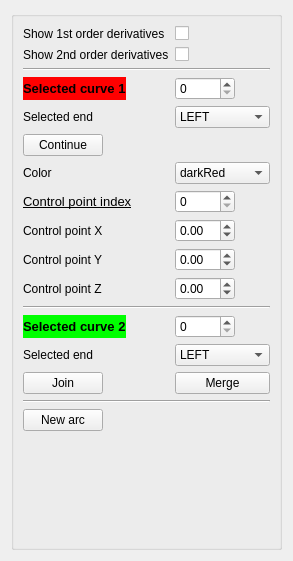
     <widget class="QWidget" name="cubic_bezier_page">
      <property name="geometry">
       <rect>
        <x>0</x>
        <y>0</y>
        <width>293</width>
        <height>561</height>
       </rect>
      </property>
      <attribute name="label">
       <string>Cubic Bezier Arc</string>
      </attribute>
      <layout class="QVBoxLayout" name="verticalLayout_10">
       <item>
        <widget class="QGroupBox" name="groupBox">
         <layout class="QFormLayout" name="formLayout_7">
          <item row="0" column="0">
           <widget class="QLabel" name="show1stOrderDerivativesLabel_3">
            <property name="text">
             <string>Show 1st order derivatives</string>
            </property>
            <property name="margin">
             <number>0</number>
            </property>
           </widget>
          </item>
          <item row="0" column="1">
           <widget class="QCheckBox" name="arc_d1_check_box"/>
          </item>
          <item row="1" column="0">
           <widget class="QLabel" name="show2ndOrderDerivativesLabel_3">
            <property name="text">
             <string>Show 2nd order derivatives</string>
            </property>
           </widget>
          </item>
          <item row="1" column="1">
           <widget class="QCheckBox" name="arc_d2_check_box"/>
          </item>
          <item row="2" column="0" colspan="2">
           <widget class="Line" name="line">
            <property name="sizePolicy">
             <sizepolicy hsizetype="Minimum" vsizetype="Fixed">
              <horstretch>0</horstretch>
              <verstretch>0</verstretch>
             </sizepolicy>
            </property>
            <property name="orientation">
             <enum>Qt::Horizontal</enum>
            </property>
           </widget>
          </item>
          <item row="3" column="0">
           <widget class="QLabel" name="selectedCurve1Label">
            <property name="font">
             <font>
              <pointsize>10</pointsize>
              <weight>75</weight>
              <bold>true</bold>
              <underline>false</underline>
             </font>
            </property>
            <property name="styleSheet">
             <string notr="true">background-color: rgb(255, 0, 0);</string>
            </property>
            <property name="text">
             <string>Selected curve 1</string>
            </property>
            <property name="indent">
             <number>-1</number>
            </property>
           </widget>
          </item>
          <item row="3" column="1">
           <widget class="QSpinBox" name="selectedCurve1SpinBox">
            <property name="maximumSize">
             <size>
              <width>60</width>
              <height>16777215</height>
             </size>
            </property>
            <property name="maximum">
             <number>9</number>
            </property>
           </widget>
          </item>
          <item row="4" column="0">
           <widget class="QLabel" name="selectedEndLabel">
            <property name="text">
             <string>Selected end</string>
            </property>
           </widget>
          </item>
          <item row="4" column="1">
           <widget class="QComboBox" name="arc_1_dir_comboBox">
            <item>
             <property name="text">
              <string>LEFT</string>
             </property>
            </item>
            <item>
             <property name="text">
              <string>RIGHT</string>
             </property>
            </item>
           </widget>
          </item>
          <item row="5" column="0">
           <widget class="QPushButton" name="pushButton_5">
            <property name="text">
             <string>Continue</string>
            </property>
           </widget>
          </item>
          <item row="6" column="0">
           <widget class="QLabel" name="label_15">
            <property name="text">
             <string>Color</string>
            </property>
           </widget>
          </item>
          <item row="6" column="1">
           <widget class="QComboBox" name="comboBox_2">
            <item>
             <property name="text">
              <string>darkRed</string>
             </property>
            </item>
            <item>
             <property name="text">
              <string>yellow</string>
             </property>
            </item>
            <item>
             <property name="text">
              <string>darkGreen</string>
             </property>
            </item>
            <item>
             <property name="text">
              <string>green</string>
             </property>
            </item>
            <item>
             <property name="text">
              <string>darkBlue</string>
             </property>
            </item>
            <item>
             <property name="text">
              <string>purple</string>
             </property>
            </item>
            <item>
             <property name="text">
              <string>pink</string>
             </property>
            </item>
            <item>
             <property name="text">
              <string>orange</string>
             </property>
            </item>
            <item>
             <property name="text">
              <string>grey</string>
             </property>
            </item>
           </widget>
          </item>
          <item row="7" column="0">
           <widget class="QLabel" name="controlPointIndexLabel_2">
            <property name="sizePolicy">
             <sizepolicy hsizetype="Minimum" vsizetype="Preferred">
              <horstretch>0</horstretch>
              <verstretch>0</verstretch>
             </sizepolicy>
            </property>
            <property name="font">
             <font>
              <pointsize>10</pointsize>
              <underline>true</underline>
             </font>
            </property>
            <property name="layoutDirection">
             <enum>Qt::LeftToRight</enum>
            </property>
            <property name="autoFillBackground">
             <bool>false</bool>
            </property>
            <property name="text">
             <string>Control point index</string>
            </property>
            <property name="alignment">
             <set>Qt::AlignJustify|Qt::AlignVCenter</set>
            </property>
           </widget>
          </item>
          <item row="7" column="1">
           <widget class="QSpinBox" name="arc_cp_index_spin_box">
            <property name="maximumSize">
             <size>
              <width>60</width>
              <height>16777215</height>
             </size>
            </property>
            <property name="maximum">
             <number>3</number>
            </property>
           </widget>
          </item>
          <item row="8" column="0">
           <widget class="QLabel" name="controlPointXLabel">
            <property name="text">
             <string>Control point X</string>
            </property>
           </widget>
          </item>
          <item row="8" column="1">
           <widget class="QDoubleSpinBox" name="arc_cp_x_spin_box">
            <property name="maximumSize">
             <size>
              <width>60</width>
              <height>16777215</height>
             </size>
            </property>
            <property name="minimum">
             <double>-10.000000000000000</double>
            </property>
            <property name="maximum">
             <double>10.000000000000000</double>
            </property>
            <property name="singleStep">
             <double>0.100000000000000</double>
            </property>
           </widget>
          </item>
          <item row="9" column="0">
           <widget class="QLabel" name="controlPointYLabel">
            <property name="text">
             <string>Control point Y</string>
            </property>
           </widget>
          </item>
          <item row="9" column="1">
           <widget class="QDoubleSpinBox" name="arc_cp_y_spin_box">
            <property name="maximumSize">
             <size>
              <width>60</width>
              <height>16777215</height>
             </size>
            </property>
            <property name="minimum">
             <double>-10.000000000000000</double>
            </property>
            <property name="maximum">
             <double>10.000000000000000</double>
            </property>
            <property name="singleStep">
             <double>0.100000000000000</double>
            </property>
           </widget>
          </item>
          <item row="10" column="0">
           <widget class="QLabel" name="controlPointZLabel">
            <property name="text">
             <string>Control point Z</string>
            </property>
           </widget>
          </item>
          <item row="10" column="1">
           <widget class="QDoubleSpinBox" name="arc_cp_z_spin_box">
            <property name="maximumSize">
             <size>
              <width>60</width>
              <height>16777215</height>
             </size>
            </property>
            <property name="minimum">
             <double>-10.000000000000000</double>
            </property>
            <property name="maximum">
             <double>10.000000000000000</double>
            </property>
            <property name="singleStep">
             <double>0.100000000000000</double>
            </property>
           </widget>
          </item>
          <item row="11" column="0" colspan="2">
           <widget class="Line" name="line_2">
            <property name="orientation">
             <enum>Qt::Horizontal</enum>
            </property>
           </widget>
          </item>
          <item row="12" column="0">
           <widget class="QLabel" name="selectedCurve2Label">
            <property name="font">
             <font>
              <pointsize>10</pointsize>
              <weight>75</weight>
              <bold>true</bold>
             </font>
            </property>
            <property name="styleSheet">
             <string notr="true">background-color: rgb(0, 255, 0);</string>
            </property>
            <property name="text">
             <string>Selected curve 2</string>
            </property>
           </widget>
          </item>
          <item row="12" column="1">
           <widget class="QSpinBox" name="selectedCurve2SpinBox">
            <property name="maximumSize">
             <size>
              <width>60</width>
              <height>16777215</height>
             </size>
            </property>
           </widget>
          </item>
          <item row="13" column="0">
           <widget class="QLabel" name="label_11">
            <property name="text">
             <string>Selected end</string>
            </property>
           </widget>
          </item>
          <item row="13" column="1">
           <widget class="QComboBox" name="comboBox">
            <item>
             <property name="text">
              <string>LEFT</string>
             </property>
            </item>
            <item>
             <property name="text">
              <string>RIGHT</string>
             </property>
            </item>
           </widget>
          </item>
          <item row="14" column="1">
           <widget class="QPushButton" name="pushButton_4">
            <property name="text">
             <string>Merge</string>
            </property>
           </widget>
          </item>
          <item row="15" column="0" colspan="2">
           <widget class="Line" name="line_3">
            <property name="orientation">
             <enum>Qt::Horizontal</enum>
            </property>
           </widget>
          </item>
          <item row="16" column="0">
           <widget class="QPushButton" name="new_arc_button">
            <property name="text">
             <string>New arc</string>
            </property>
           </widget>
          </item>
          <item row="14" column="0">
           <widget class="QPushButton" name="pushButton_3">
            <property name="text">
             <string>Join</string>
            </property>
           </widget>
          </item>
         </layout>
        </widget>
       </item>
      </layout>
     </widget>
